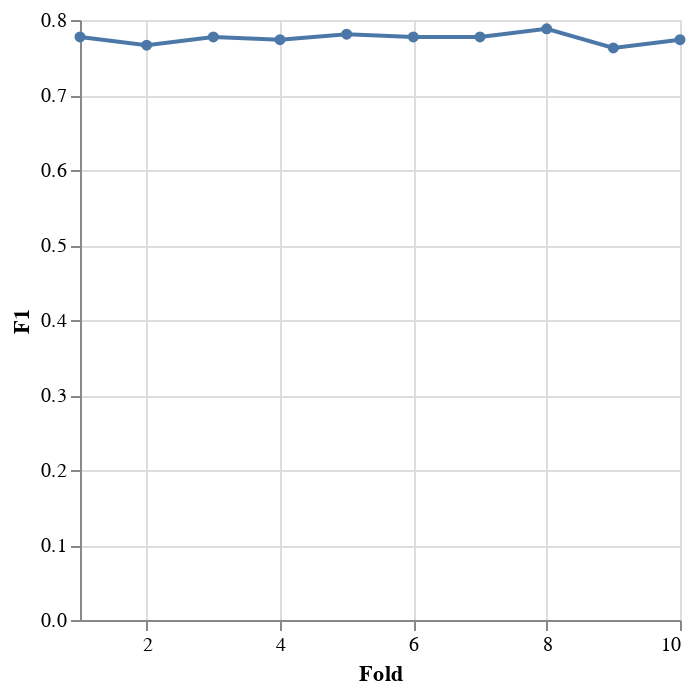

The notebook cell this image was saved under:
### Markdown cell above
Der Wert für die Genauigkeit des Modells liegt zwischen 76,6% und 78,8%.

### Code cell
alt.Chart(df_scores_lor.reset_index()).mark_line(
     point=alt.OverlayMarkDef()
).encode(
    x=alt.X("index", bin=False, title="Fold", axis=alt.Axis(tickCount=5)),
    y=alt.Y("logistic", aggregate="mean", title="F1")
)

### Figure 1 — Vega-Lite specification as saved in the notebook (floating-point values rounded to 4 significant figures)
{"config": {"view": {"continuousWidth": 300, "continuousHeight": 300}}, "data": {"name": "data-72dd7416d13ba8ab15f7d298ce4590f0"}, "mark": {"type": "line", "point": {}}, "encoding": {"x": {"axis": {"tickCount": 5}, "bin": false, "field": "index", "title": "Fold", "type": "quantitative"}, "y": {"aggregate": "mean", "field": "logistic", "title": "F1", "type": "quantitative"}}, "$schema": "https://vega.github.io/schema/vega-lite/v5.15.1.json", "datasets": {"data-72dd7416d13ba8ab15f7d298ce4590f0": [{"index": 1, "logistic": 0.7774}, {"index": 2, "logistic": 0.7664}, {"index": 3, "logistic": 0.7774}, {"index": 4, "logistic": 0.7737}, {"index": 5, "logistic": 0.781}, {"index": 6, "logistic": 0.7774}, {"index": 7, "logistic": 0.7774}, {"index": 8, "logistic": 0.7883}, {"index": 9, "logistic": 0.7628}, {"index": 10, "logistic": 0.7737}]}}
